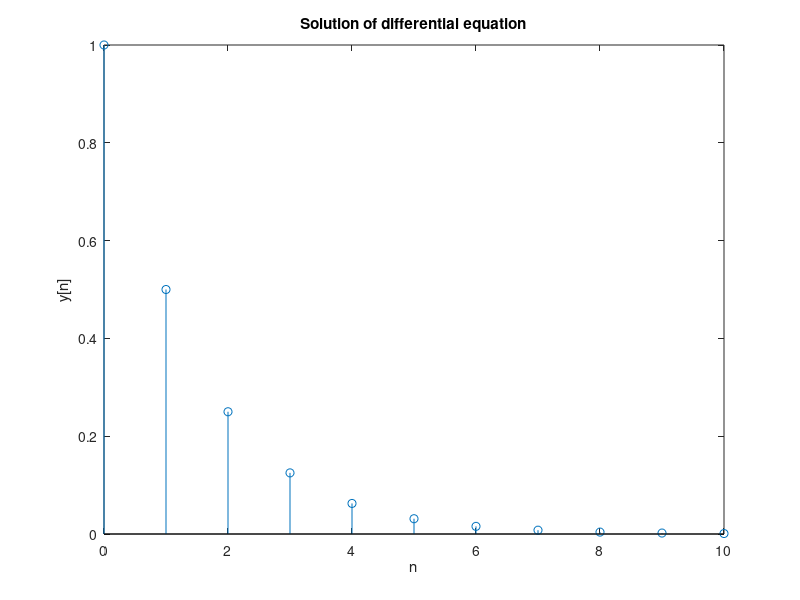

Recreate this plot in MATLAB.
n = 0:10;
b=1;
a=[1 -0.5];
x=n==0;
y = filter(b,a,x);
stem(n,y);
title('Solution of differential equation');
xlabel('n');
ylabel('y[n]');